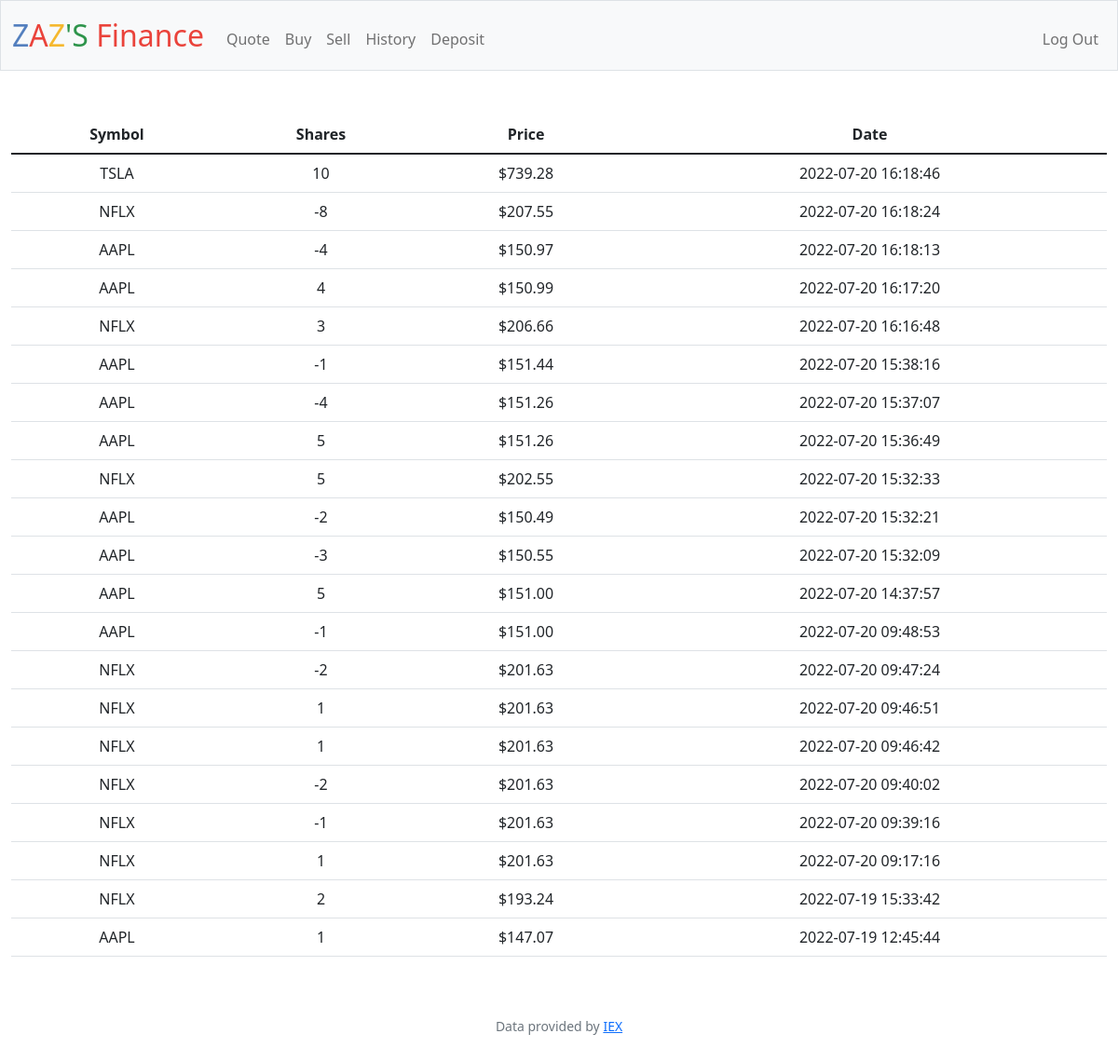
Screenshot of /history (signed in) with the database file from the repository.
### tables this page shows
CREATE TABLE transactions (
id INTEGER PRIMARY KEY AUTOINCREMENT NOT NULL,
user_id INTEGER,
symbol TEXT,
shares INTEGER,
price REAL,
date TIMESTAMP);

### app.py (the view)
@app.route("/history")
@login_required
def history():
    user_id = session["user_id"]
    transactions_db = db.execute("SELECT * FROM transactions WHERE user_id = ? ORDER BY date DESC", user_id)
    return render_template("history.html", transactions = transactions_db)

### app.py (called while the page is built)
@app.after_request
def after_request(response):
    response.headers["Cache-Control"] = "no-cache, no-store, must-revalidate"
    response.headers["Expires"] = 0
    response.headers["Pragma"] = "no-cache"
    return response

### helpers.py (called while the page is built)
def login_required(f):
    @wraps(f)
    def decorated_function(*args, **kwargs):
        if session.get("user_id") is None:
            return redirect("/login")
        return f(*args, **kwargs)
    return decorated_function

def usd(value):
    return f"${value:,.2f}"

### templates/history.html (shortened to what this page needs)
{% extends "layout.html" %}
{% block main %}
 <table class="table">
     <thead>
         <tr>
             <th scope="col">Symbol</th>
             <th scope="col">Shares</th>
             <th scope="col">Price</th>
             <th scope="col">Date</th>
         </tr>
     </thead>
     <tbody>
     {% for row in transactions %}
         <tr>
             <td>{{ row["symbol"] }}</td>
             <td>{{ row["shares"] }}</td>
             <td>{{ row["price"] | usd }}</td>
             <td>{{ row["date"] }}</td>
         </tr>
         {% endfor %}
     </tbody>
 </table>
{% endblock %}

### templates/layout.html (shortened to what this page needs)
<!DOCTYPE html>
<html lang="en">
    <head>
        <link href="https://cdn.jsdelivr.net/npm/bootstrap@5.1.3/dist/css/bootstrap.min.css" rel="stylesheet">
        <link href="/static/styles.css" rel="stylesheet">
        <link href="https://cdn.jsdelivr.net/npm/bootstrap@5.2.0-beta1/dist/css/bootstrap.min.css" rel="stylesheet">
    </head>
    <body>
        <nav class="bg-light border navbar navbar-expand-md navbar-light">
            <div class="container-fluid">
                <a class="navbar-brand" href="/"><span class="blue">Z</span><span class="red">A</span><span class="yellow">Z</span><span class="green">'</span><span class="green">S</span> <span class="red">Finance</span></a>
                <div class="collapse navbar-collapse" id="navbar">
                    {% if session["user_id"] %}
                        <ul class="navbar-nav me-auto mt-2">
                            <li class="nav-item"><a class="nav-link" href="/quote">Quote</a></li>
                            <li class="nav-item"><a class="nav-link" href="/buy">Buy</a></li>
                            <li class="nav-item"><a class="nav-link" href="/sell">Sell</a></li>
                            <li class="nav-item"><a class="nav-link" href="/history">History</a></li>
                            <li class="nav-item"><a class="nav-link" href="/deposit">Deposit</a></li>
                        </ul>
                        <ul class="navbar-nav ms-auto mt-2">
                            <li class="nav-item"><a class="nav-link" href="/logout">Log Out</a></li>
                        </ul>
                    {% else %}
                        <ul class="navbar-nav ms-auto mt-2">
                            <li class="nav-item"><a class="nav-link" href="/register">Register</a></li>
                            <li class="nav-item"><a class="nav-link" href="/login">Log In</a></li>
                        </ul>
                    {% endif %}
                </div>
            </div>
        </nav>
        <main class="container-fluid py-5 text-center">
            {% block main %}{% endblock %}
        </main>
        <footer class="mb-5 small text-center text-muted">
            Data provided by <a href="https://iexcloud.io/">IEX</a>
        </footer>
    </body>
</html>

### static/styles.css (style rules this page uses)
nav .navbar-brand { font-size: xx-large; }
nav .navbar-brand .blue { color: #537fbe; }
nav .navbar-brand .red { color: #ea433b; }
nav .navbar-brand .yellow { color: #f5b82e; }
nav .navbar-brand .green { color: #2e944b; }

### rows the page displays
transactions: symbol "TSLA", shares "10", price "$739.28", date "2022-07-20 16:18:46"
transactions: symbol "NFLX", shares "-8", price "$207.55", date "2022-07-20 16:18:24"
transactions: symbol "AAPL", shares "-4", price "$150.97", date "2022-07-20 16:18:13"
transactions: symbol "AAPL", shares "4", price "$150.99", date "2022-07-20 16:17:20"
transactions: symbol "NFLX", shares "3", price "$206.66", date "2022-07-20 16:16:48"
transactions: symbol "AAPL", shares "-1", price "$151.44", date "2022-07-20 15:38:16"
transactions: symbol "AAPL", shares "-4", price "$151.26", date "2022-07-20 15:37:07"
transactions: symbol "AAPL", shares "5", price "$151.26", date "2022-07-20 15:36:49"
transactions: symbol "NFLX", shares "5", price "$202.55", date "2022-07-20 15:32:33"
transactions: symbol "AAPL", shares "-2", price "$150.49", date "2022-07-20 15:32:21"
transactions: symbol "AAPL", shares "-3", price "$150.55", date "2022-07-20 15:32:09"
transactions: symbol "AAPL", shares "5", price "$151.00", date "2022-07-20 14:37:57"
transactions: symbol "AAPL", shares "-1", price "$151.00", date "2022-07-20 09:48:53"
transactions: symbol "NFLX", shares "-2", price "$201.63", date "2022-07-20 09:47:24"
transactions: symbol "NFLX", shares "1", price "$201.63", date "2022-07-20 09:46:51"
transactions: symbol "NFLX", shares "1", price "$201.63", date "2022-07-20 09:46:42"
transactions: symbol "NFLX", shares "-2", price "$201.63", date "2022-07-20 09:40:02"
transactions: symbol "NFLX", shares "-1", price "$201.63", date "2022-07-20 09:39:16"
transactions: symbol "NFLX", shares "1", price "$201.63", date "2022-07-20 09:17:16"
transactions: symbol "NFLX", shares "2", price "$193.24", date "2022-07-19 15:33:42"
transactions: symbol "AAPL", shares "1", price "$147.07", date "2022-07-19 12:45:44"
